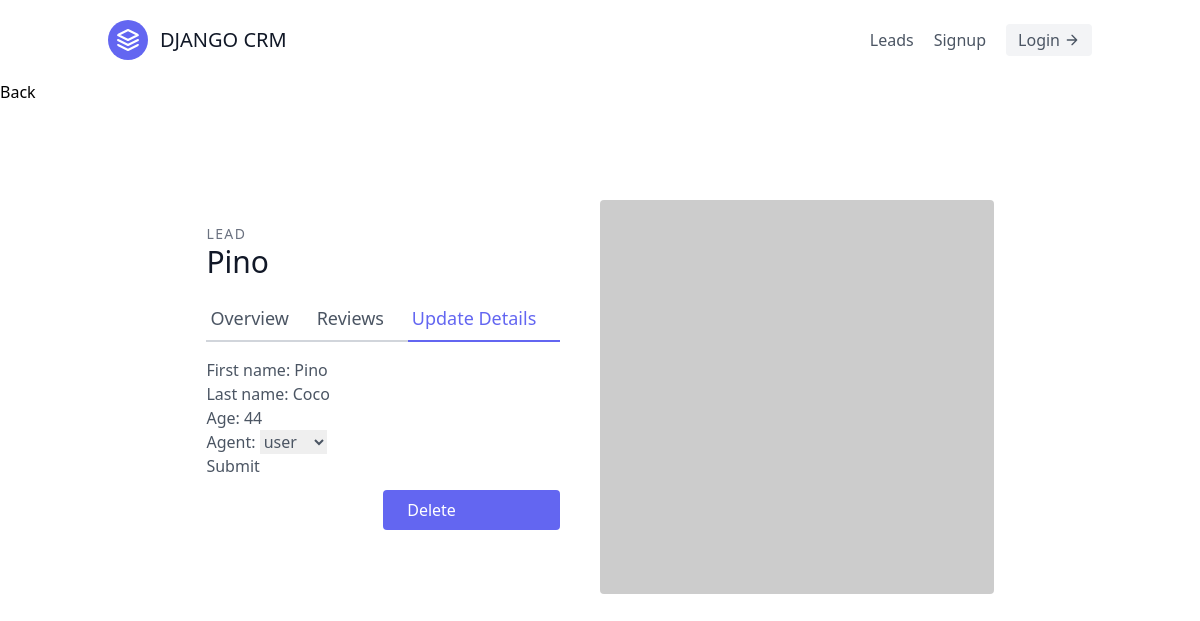
Page /leads/6/update/ on the committed database.
### leads/models.py (models this page shows, shortened)
class Lead(models.Model):
  first_name = models.CharField(max_length=20)
  last_name = models.CharField(max_length=20)
  age = models.IntegerField(default=0)
  agent = models.ForeignKey(Agent, on_delete=models.CASCADE)

### leads/views.py (the view, shortened to what this page needs)
# urls.py: path('<int:pk>/update/', LeadUpdateView.as_view(), name='lead-update'),
class LeadUpdateView(UpdateView):
  template_name = "leads/lead_update.html"
  queryset = Lead.objects.all()
  form_class = LeadModelForm

### leads/forms.py
class LeadModelForm(forms.ModelForm):
  class Meta:
    model = Lead
    fields = (
      'first_name',
      'last_name',
      'age',
      'agent',
    )

### leads/models.py (called while the page is built)
  def __str__(self):
    return self.user.username

### leads/templates/leads/lead_update.html (shortened to what this page needs)
{% extends 'base.html' %}
{% block content %}
<a href="{% url 'leads:lead-detail' lead.pk %}">Back</a>
<section class="text-gray-600 body-font overflow-hidden">
  <div class="container px-5 py-24 mx-auto">
    <div class="lg:w-4/5 mx-auto flex flex-wrap">
      <div class="lg:w-1/2 w-full lg:pr-10 lg:py-6 mb-6 lg:mb-0">
        <h2 class="text-sm title-font text-gray-500 tracking-widest">LEAD</h2>
        <h1 class="text-gray-900 text-3xl title-font font-medium mb-4">
          {{ lead.first_name }} {{ lead.lastname }}
        </h1>
        <div class="flex mb-4">
          <a href="{% url 'leads:lead-detail' lead.pk %}" class="flex-grow border-b-2 border-gray-300 py-2 text-lg px-1">
            Overview
          </a>
          <a class="flex-grow border-b-2 border-gray-300 py-2 text-lg px-1">
            Reviews
          </a>
          <a href="{% url 'leads:lead-update' lead.pk %}" class="flex-grow text-indigo-500 border-b-2 border-indigo-500 py-2 text-lg px-1">
            Update Details
          </a>
        </div>
        <form method="post">
          {{form.as_p}}
          <button type="submit">Submit</button>
        </form>
        <a href="{% url 'leads:lead-delete' lead.pk %}" class="w-1/2 mt-3 flex ml-auto text-white bg-indigo-500 border-0 py-2 px-6 focus:outline-none hover:bg-indigo-600 rounded">
          Delete
        </a>
      </div>
      <img alt="ecommerce" class="lg:w-1/2 w-full lg:h-auto h-64 object-cover object-center rounded" src="https://dummyimage.com/400x400">
    </div>
  </div>
</section>
{% endblock content %}

### rows in the picture
Lead: first_name "Pino", last_name "Coco", age "44", agent "user"
